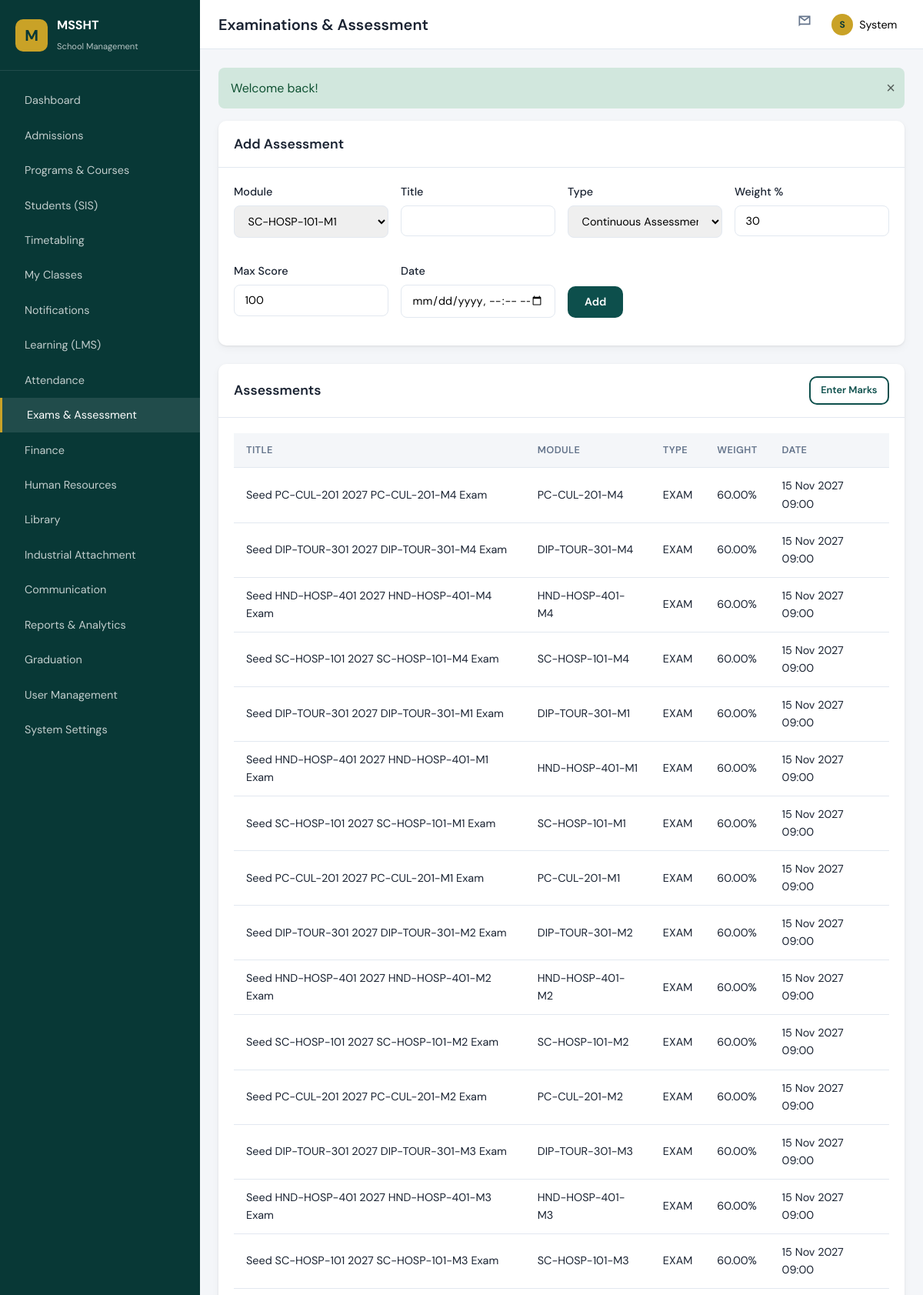
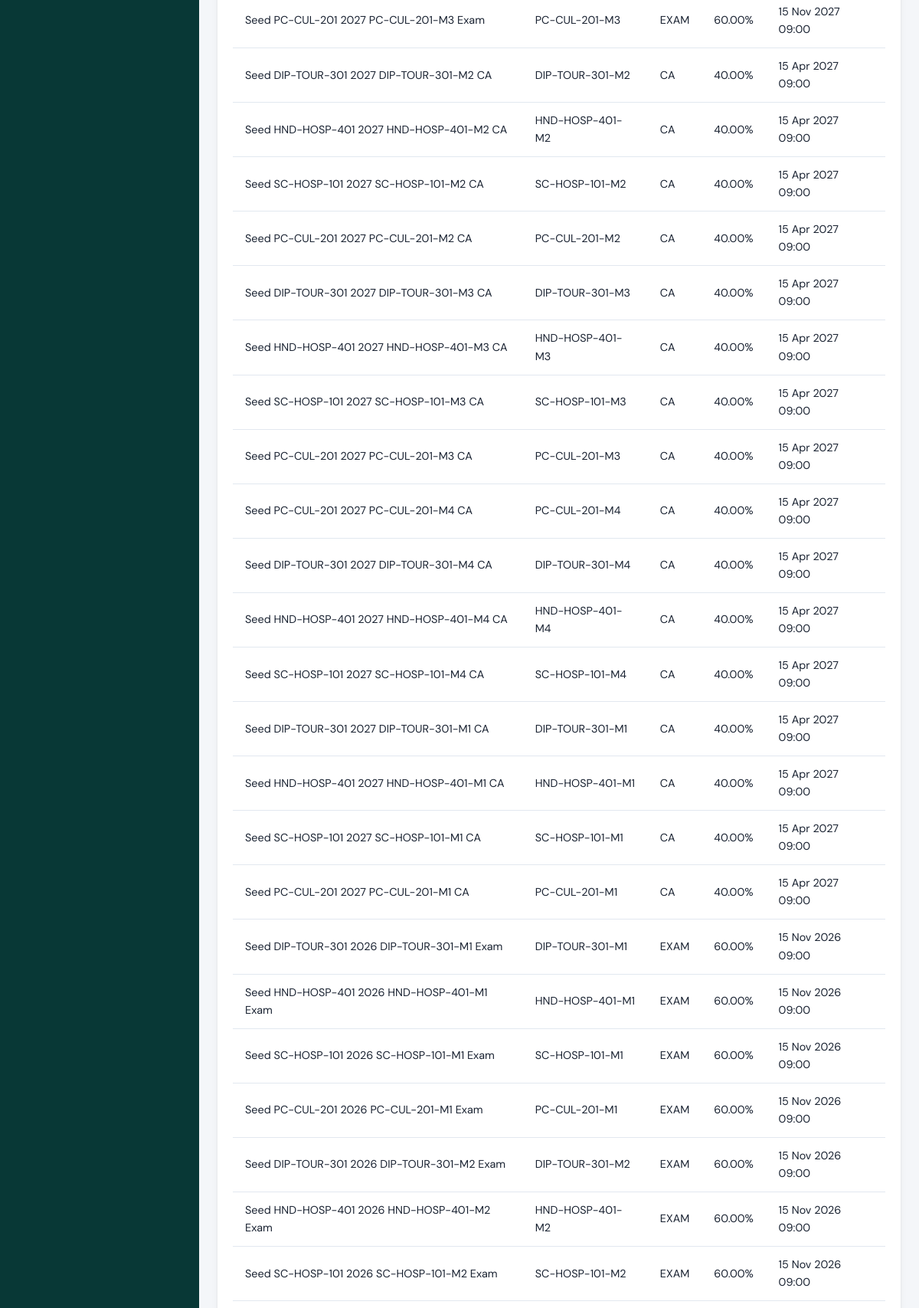
Page /modules/exams/index.php (signed in, upper part) on the committed database (2 pictures, top to bottom).
### tables this page shows
CREATE TABLE assessments (
    id INT UNSIGNED AUTO_INCREMENT PRIMARY KEY,
    module_id INT UNSIGNED NOT NULL,
    title VARCHAR(200) NOT NULL,
    assessment_type ENUM('ca', 'exam', 'project', 'practical') NOT NULL,
    weight_percent DECIMAL(5,2) DEFAULT 0,
    max_score DECIMAL(6,2) DEFAULT 100,
    scheduled_date DATETIME NULL,
    created_at TIMESTAMP DEFAULT CURRENT_TIMESTAMP,
    FOREIGN KEY (module_id) REFERENCES modules(id) ON DELETE CASCADE
);

CREATE TABLE modules (
    id INT UNSIGNED AUTO_INCREMENT PRIMARY KEY,
    program_id INT UNSIGNED NOT NULL,
    code VARCHAR(20) NOT NULL,
    name VARCHAR(200) NOT NULL,
    credits DECIMAL(4,2) DEFAULT 0,
    semester TINYINT UNSIGNED DEFAULT 1,
    is_core TINYINT(1) DEFAULT 1,
    FOREIGN KEY (program_id) REFERENCES programs(id) ON DELETE CASCADE,
    UNIQUE KEY uk_program_module (program_id, code)
);

### includes/helpers.php (called while the page is built, shortened)
<?php
function e(?string $value): string
{
    return htmlspecialchars($value ?? '', ENT_QUOTES, 'UTF-8');
}
function formatDate(?string $date, string $format = 'd M Y'): string
{
    return date($format, strtotime($date));
}
    function getRoleModules(?string $roleKey): array
    {
        try {
            $db = getDB();
            $stmt = $db->prepare('SELECT module_permissions FROM roles WHERE role_key = ? AND status = "active" LIMIT 1');
            $stmt->execute([$roleKey]);
            $json = $stmt->fetchColumn();
            if ($json) {
                $decoded = json_decode((string) $json, true);
                if (is_array($decoded)) {
                    return array_values(array_filter($decoded, static fn ($module) => is_string($module) && $module !== ''));
                }
            }
        } catch (Exception $e) {
        }
        return DEFAULT_ROLE_MODULES[$roleKey] ?? [];
    }

### includes/auth.php (called while the page is built, shortened)
<?php
function currentUser(): ?array
{
    return $_SESSION['user'] ?? null;
}
function currentRole(): ?string
{
    $user = currentUser();
    return $user['role'] ?? null;
}
function getAccessibleModules(?int $userId = null): array
{
    $role = currentRole();
    $modules = getRoleModules($role);
    return array_values(array_unique($modules));
}

### modules/exams/index.php (the view, shortened to what this page needs)
<?php
$db = getDB();
$assessments = $db->query(
    'SELECT a.*, m.code FROM assessments a JOIN modules m ON m.id = a.module_id ORDER BY a.scheduled_date DESC'
)->fetchAll();
$modules = $db->query('SELECT id, code, name FROM modules')->fetchAll();
require_once __DIR__ . '/../../includes/header.php';
?>
<div class="card">
    <div class="card-header"><h2>Add Assessment</h2></div>
    <div class="card-body">
        <form method="post" class="form-row">
            <div class="form-group">
                <label>Module</label>
                <select name="module_id" required><?php foreach ($modules as $m): ?>
                <option value="<?= $m['id'] ?>"><?= e($m['code']) ?></option><?php endforeach; ?></select>
            </div>
            <div class="form-group"><label>Title</label><input name="title" required></div>
            <div class="form-group">
                <label>Type</label>
                <select name="assessment_type"><option value="ca">Continuous Assessment</option><option value="exam">Exam</option><option value="project">Project</option><option value="practical">Practical</option></select>
            </div>
            <div class="form-group"><label>Weight %</label><input type="number" step="0.01" name="weight_percent" value="30"></div>
            <div class="form-group"><label>Max Score</label><input type="number" name="max_score" value="100"></div>
            <div class="form-group"><label>Date</label><input type="datetime-local" name="scheduled_date"></div>
            <div class="form-group" style="align-self:flex-end;"><button type="submit" class="btn btn-primary">Add</button></div>
        </form>
    </div>
</div>
<div class="card">
    <div class="card-header"><h2>Assessments</h2><a href="marks.php" class="btn btn-sm btn-outline">Enter Marks</a></div>
    <div class="card-body table-wrap">
        <table class="data-table">
            <thead><tr><th>Title</th><th>Module</th><th>Type</th><th>Weight</th><th>Date</th></tr></thead>
            <tbody>
            <?php foreach ($assessments as $a): ?>
            <tr>
                <td><?= e($a['title']) ?></td>
                <td><?= e($a['code']) ?></td>
                <td><?= e(strtoupper($a['assessment_type'])) ?></td>
                <td><?= e($a['weight_percent']) ?>%</td>
                <td><?= $a['scheduled_date'] ? formatDate($a['scheduled_date'], 'd M Y H:i') : '—' ?></td>
            </tr>
            <?php endforeach; ?>
            </tbody>
        </table>
    </div>
</div>
<?php require_once __DIR__ . '/../../includes/footer.php'; ?>

### assets/css/main.css (style rules this page uses)
:root { --color-primary: #0d4f4c; --color-primary-dark: #083836; --color-primary-light: #1a7a75; --color-accent: #c9a227; --color-accent-light: #e8c547; --color-bg: #f4f6f9; --color-surface: #ffffff; --color-text: #1a2332; --color-text-muted: #64748b; --color-border: #e2e8f0; --color-danger: #dc3545; --color-success: #198754; --color-warning: #ffc107; --color-info: #0dcaf0; --sidebar-width: 260px; --topbar-height: 64px; --radius: 10px; --shadow: 0 1px 3px rgba(0,0,0,.08), 0 4px 12px rgba(0,0,0,.04); --font-sans: 'DM Sans', system-ui, sans-serif; --font-display: 'Playfair Display', Georgia, serif; }
*, *::before, *::after { box-sizing: border-box; margin: 0; padding: 0; }
html { font-size: 16px; scroll-behavior: smooth; }
body { font-family: var(--font-sans); color: var(--color-text); background: var(--color-bg); line-height: 1.6; }
a { color: var(--color-primary-light); text-decoration: none; }
.btn { display: inline-flex; align-items: center; justify-content: center; gap: .5rem; padding: .6rem 1.25rem; border-radius: var(--radius); font-weight: 600; font-size: .9rem; border: 2px solid transparent; cursor: pointer; transition: all .2s; font-family: inherit; }
.btn-primary { background: var(--color-primary); color: #fff; }
.btn-outline { background: transparent; border-color: var(--color-primary); color: var(--color-primary); }
.btn-sm { padding: .4rem .85rem; font-size: .8rem; }
.card { background: var(--color-surface); border-radius: var(--radius); box-shadow: var(--shadow); margin-bottom: 1.5rem; }
.card-header { padding: 1rem 1.25rem; border-bottom: 1px solid var(--color-border); display: flex; align-items: center; justify-content: space-between; }
.card-header h2 { font-size: 1.1rem; font-weight: 600; }
.card-body { padding: 1.25rem; }
.table-wrap { overflow-x: auto; }
table.data-table { width: 100%; border-collapse: collapse; font-size: .9rem; }
table.data-table th, table.data-table td { padding: .75rem 1rem; text-align: left; border-bottom: 1px solid var(--color-border); }
table.data-table th { background: var(--color-bg); font-weight: 600; font-size: .8rem; text-transform: uppercase; letter-spacing: .03em; color: var(--color-text-muted); }
.form-group { margin-bottom: 1rem; }
.form-group label { display: block; margin-bottom: .35rem; font-weight: 500; font-size: .9rem; }
.form-group input, .form-group select, .form-group textarea { width: 100%; padding: .65rem .85rem; border: 1px solid var(--color-border); border-radius: 8px; font-family: inherit; font-size: .9rem; transition: border-color .2s; }
.form-row { display: grid; grid-template-columns: repeat(auto-fit, minmax(200px, 1fr)); gap: 1rem; }

### rows in the picture
assessments: title "Seed PC-CUL-201 2027 PC-CUL-201-M4 Exam", module.code "PC-CUL-201-M4", assessment_type "EXAM", weight_percent "60.00", scheduled_date "15 Nov 2027 09:00"
assessments: title "Seed DIP-TOUR-301 2027 DIP-TOUR-301-M4 Exam", module.code "DIP-TOUR-301-M4", assessment_type "EXAM", weight_percent "60.00", scheduled_date "15 Nov 2027 09:00"
assessments: title "Seed HND-HOSP-401 2027 HND-HOSP-401-M4 Exam", module.code "HND-HOSP-401-M4", assessment_type "EXAM", weight_percent "60.00", scheduled_date "15 Nov 2027 09:00"
assessments: title "Seed SC-HOSP-101 2027 SC-HOSP-101-M4 Exam", module.code "SC-HOSP-101-M4", assessment_type "EXAM", weight_percent "60.00", scheduled_date "15 Nov 2027 09:00"
assessments: title "Seed DIP-TOUR-301 2027 DIP-TOUR-301-M1 Exam", module.code "DIP-TOUR-301-M1", assessment_type "EXAM", weight_percent "60.00", scheduled_date "15 Nov 2027 09:00"
assessments: title "Seed HND-HOSP-401 2027 HND-HOSP-401-M1 Exam", module.code "HND-HOSP-401-M1", assessment_type "EXAM", weight_percent "60.00", scheduled_date "15 Nov 2027 09:00"
assessments: title "Seed SC-HOSP-101 2027 SC-HOSP-101-M1 Exam", module.code "SC-HOSP-101-M1", assessment_type "EXAM", weight_percent "60.00", scheduled_date "15 Nov 2027 09:00"
assessments: title "Seed PC-CUL-201 2027 PC-CUL-201-M1 Exam", module.code "PC-CUL-201-M1", assessment_type "EXAM", weight_percent "60.00", scheduled_date "15 Nov 2027 09:00"
assessments: title "Seed DIP-TOUR-301 2027 DIP-TOUR-301-M2 Exam", module.code "DIP-TOUR-301-M2", assessment_type "EXAM", weight_percent "60.00", scheduled_date "15 Nov 2027 09:00"
assessments: title "Seed HND-HOSP-401 2027 HND-HOSP-401-M2 Exam", module.code "HND-HOSP-401-M2", assessment_type "EXAM", weight_percent "60.00", scheduled_date "15 Nov 2027 09:00"
assessments: title "Seed SC-HOSP-101 2027 SC-HOSP-101-M2 Exam", module.code "SC-HOSP-101-M2", assessment_type "EXAM", weight_percent "60.00", scheduled_date "15 Nov 2027 09:00"
assessments: title "Seed PC-CUL-201 2027 PC-CUL-201-M2 Exam", module.code "PC-CUL-201-M2", assessment_type "EXAM", weight_percent "60.00", scheduled_date "15 Nov 2027 09:00"
assessments: title "Seed DIP-TOUR-301 2027 DIP-TOUR-301-M3 Exam", module.code "DIP-TOUR-301-M3", assessment_type "EXAM", weight_percent "60.00", scheduled_date "15 Nov 2027 09:00"
assessments: title "Seed HND-HOSP-401 2027 HND-HOSP-401-M3 Exam", module.code "HND-HOSP-401-M3", assessment_type "EXAM", weight_percent "60.00", scheduled_date "15 Nov 2027 09:00"
assessments: title "Seed SC-HOSP-101 2027 SC-HOSP-101-M3 Exam", module.code "SC-HOSP-101-M3", assessment_type "EXAM", weight_percent "60.00", scheduled_date "15 Nov 2027 09:00"
assessments: title "Seed PC-CUL-201 2027 PC-CUL-201-M3 Exam", module.code "PC-CUL-201-M3", assessment_type "EXAM", weight_percent "60.00", scheduled_date "15 Nov 2027 09:00"
assessments: title "Seed DIP-TOUR-301 2027 DIP-TOUR-301-M2 CA", module.code "DIP-TOUR-301-M2", assessment_type "CA", weight_percent "40.00", scheduled_date "15 Apr 2027 09:00"
assessments: title "Seed HND-HOSP-401 2027 HND-HOSP-401-M2 CA", module.code "HND-HOSP-401-M2", assessment_type "CA", weight_percent "40.00", scheduled_date "15 Apr 2027 09:00"
assessments: title "Seed SC-HOSP-101 2027 SC-HOSP-101-M2 CA", module.code "SC-HOSP-101-M2", assessment_type "CA", weight_percent "40.00", scheduled_date "15 Apr 2027 09:00"
assessments: title "Seed PC-CUL-201 2027 PC-CUL-201-M2 CA", module.code "PC-CUL-201-M2", assessment_type "CA", weight_percent "40.00", scheduled_date "15 Apr 2027 09:00"
assessments: title "Seed DIP-TOUR-301 2027 DIP-TOUR-301-M3 CA", module.code "DIP-TOUR-301-M3", assessment_type "CA", weight_percent "40.00", scheduled_date "15 Apr 2027 09:00"
assessments: title "Seed HND-HOSP-401 2027 HND-HOSP-401-M3 CA", module.code "HND-HOSP-401-M3", assessment_type "CA", weight_percent "40.00", scheduled_date "15 Apr 2027 09:00"
assessments: title "Seed SC-HOSP-101 2027 SC-HOSP-101-M3 CA", module.code "SC-HOSP-101-M3", assessment_type "CA", weight_percent "40.00", scheduled_date "15 Apr 2027 09:00"
assessments: title "Seed PC-CUL-201 2027 PC-CUL-201-M3 CA", module.code "PC-CUL-201-M3", assessment_type "CA", weight_percent "40.00", scheduled_date "15 Apr 2027 09:00"
assessments: title "Seed PC-CUL-201 2027 PC-CUL-201-M4 CA", module.code "PC-CUL-201-M4", assessment_type "CA", weight_percent "40.00", scheduled_date "15 Apr 2027 09:00"
assessments: title "Seed DIP-TOUR-301 2027 DIP-TOUR-301-M4 CA", module.code "DIP-TOUR-301-M4", assessment_type "CA", weight_percent "40.00", scheduled_date "15 Apr 2027 09:00"
assessments: title "Seed HND-HOSP-401 2027 HND-HOSP-401-M4 CA", module.code "HND-HOSP-401-M4", assessment_type "CA", weight_percent "40.00", scheduled_date "15 Apr 2027 09:00"
assessments: title "Seed SC-HOSP-101 2027 SC-HOSP-101-M4 CA", module.code "SC-HOSP-101-M4", assessment_type "CA", weight_percent "40.00", scheduled_date "15 Apr 2027 09:00"
assessments: title "Seed DIP-TOUR-301 2027 DIP-TOUR-301-M1 CA", module.code "DIP-TOUR-301-M1", assessment_type "CA", weight_percent "40.00", scheduled_date "15 Apr 2027 09:00"
assessments: title "Seed HND-HOSP-401 2027 HND-HOSP-401-M1 CA", module.code "HND-HOSP-401-M1", assessment_type "CA", weight_percent "40.00", scheduled_date "15 Apr 2027 09:00"
assessments: title "Seed SC-HOSP-101 2027 SC-HOSP-101-M1 CA", module.code "SC-HOSP-101-M1", assessment_type "CA", weight_percent "40.00", scheduled_date "15 Apr 2027 09:00"
assessments: title "Seed PC-CUL-201 2027 PC-CUL-201-M1 CA", module.code "PC-CUL-201-M1", assessment_type "CA", weight_percent "40.00", scheduled_date "15 Apr 2027 09:00"
assessments: title "Seed DIP-TOUR-301 2026 DIP-TOUR-301-M1 Exam", module.code "DIP-TOUR-301-M1", assessment_type "EXAM", weight_percent "60.00", scheduled_date "15 Nov 2026 09:00"
assessments: title "Seed HND-HOSP-401 2026 HND-HOSP-401-M1 Exam", module.code "HND-HOSP-401-M1", assessment_type "EXAM", weight_percent "60.00", scheduled_date "15 Nov 2026 09:00"
assessments: title "Seed SC-HOSP-101 2026 SC-HOSP-101-M1 Exam", module.code "SC-HOSP-101-M1", assessment_type "EXAM", weight_percent "60.00", scheduled_date "15 Nov 2026 09:00"
assessments: title "Seed PC-CUL-201 2026 PC-CUL-201-M1 Exam", module.code "PC-CUL-201-M1", assessment_type "EXAM", weight_percent "60.00", scheduled_date "15 Nov 2026 09:00"
assessments: title "Seed DIP-TOUR-301 2026 DIP-TOUR-301-M2 Exam", module.code "DIP-TOUR-301-M2", assessment_type "EXAM", weight_percent "60.00", scheduled_date "15 Nov 2026 09:00"
assessments: title "Seed HND-HOSP-401 2026 HND-HOSP-401-M2 Exam", module.code "HND-HOSP-401-M2", assessment_type "EXAM", weight_percent "60.00", scheduled_date "15 Nov 2026 09:00"
assessments: title "Seed SC-HOSP-101 2026 SC-HOSP-101-M2 Exam", module.code "SC-HOSP-101-M2", assessment_type "EXAM", weight_percent "60.00", scheduled_date "15 Nov 2026 09:00"

### other values in the picture
$item['label'] "Dashboard"
$item['label'] "Admissions"
$item['label'] "Programs & Courses"
$item['label'] "Students (SIS)"
$item['label'] "Timetabling"
$item['label'] "My Classes"
$item['label'] "Notifications"
$item['label'] "Learning (LMS)"
$item['label'] "Attendance"
$item['label'] "Exams & Assessment"
$item['label'] "Finance"
$item['label'] "Human Resources"
$item['label'] "Library"
$item['label'] "Industrial Attachment"
$item['label'] "Communication"
